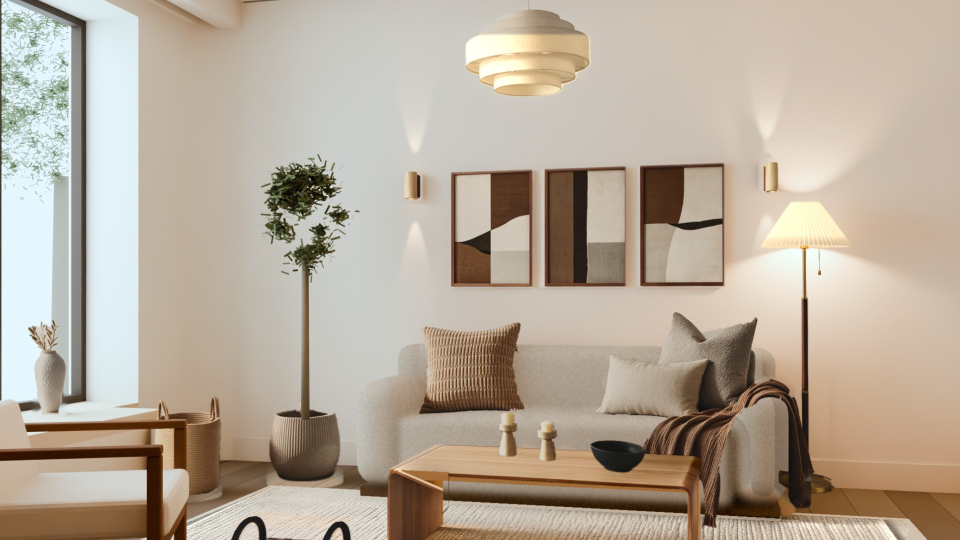
#> input picture assets/renders/living-room/warm-modern/fb13-2026-11-25/concepts/concept-A-input.jpg, 1920 x 1080 px, given in place of guide-A.png, which was not available (shown at 1/2 size)
$ python reg.py .
#> lines starting #> are read from the running program, lines starting #| are printed output that depends on the picture; long printed decimals are rounded
import sys, json
import numpy as np, cv2
from PIL import Image
SP=sys.argv[1]
g=cv2.cvtColor(np.asarray(Image.open(SP+'/out/guide-A.png').convert('RGB')),cv2.COLOR_RGB2GRAY)
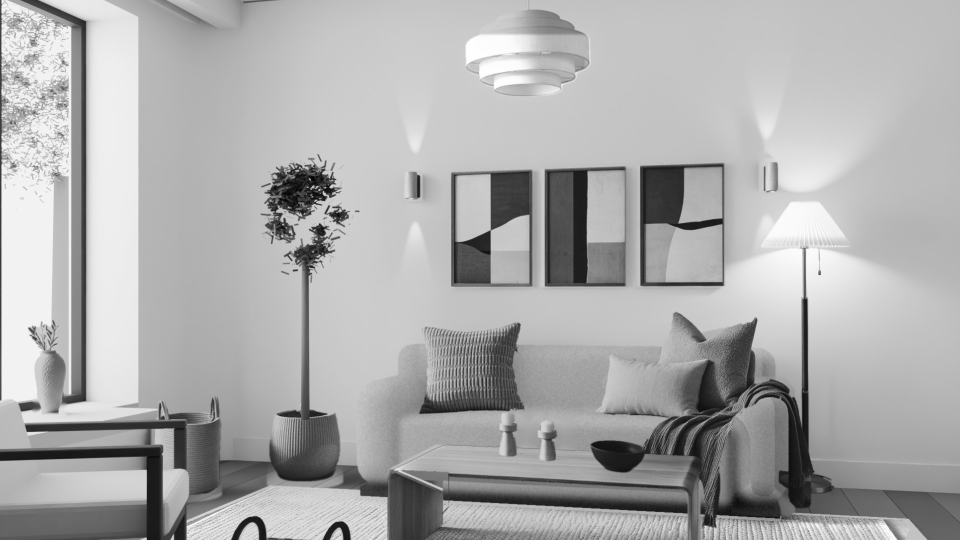
#> g: shape (1080, 1920) (shown at 1/2 size); min 0, max 254, mean 172.1
r=cv2.cvtColor(np.asarray(Image.open(SP+'/dl/A-r1.jpg').convert('RGB')),cv2.COLOR_RGB2GRAY)
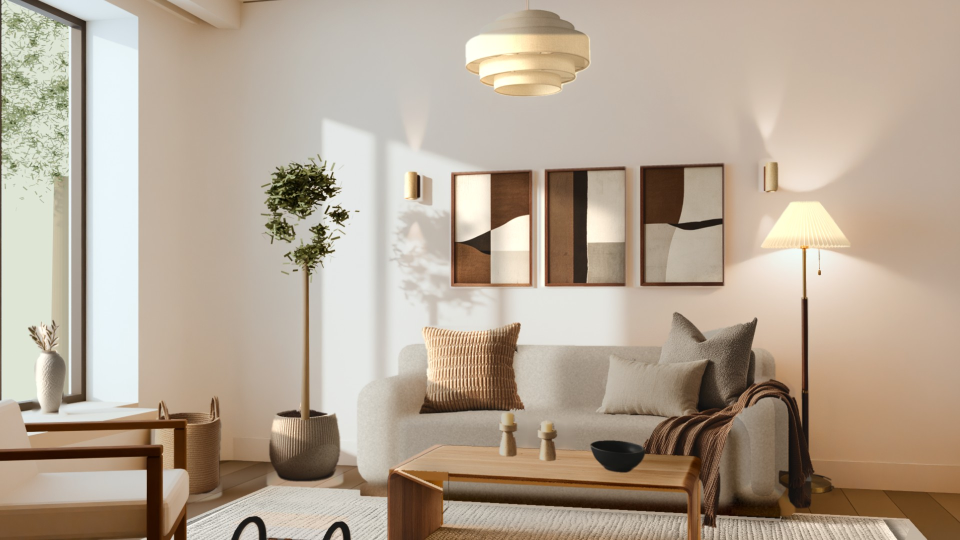
#> input picture assets/renders/living-room/warm-modern/fb13-2026-11-25/concepts/concept-B-input.jpg, 1920 x 1080 px, given in place of A-r1.jpg, which was not available (shown at 1/2 size)
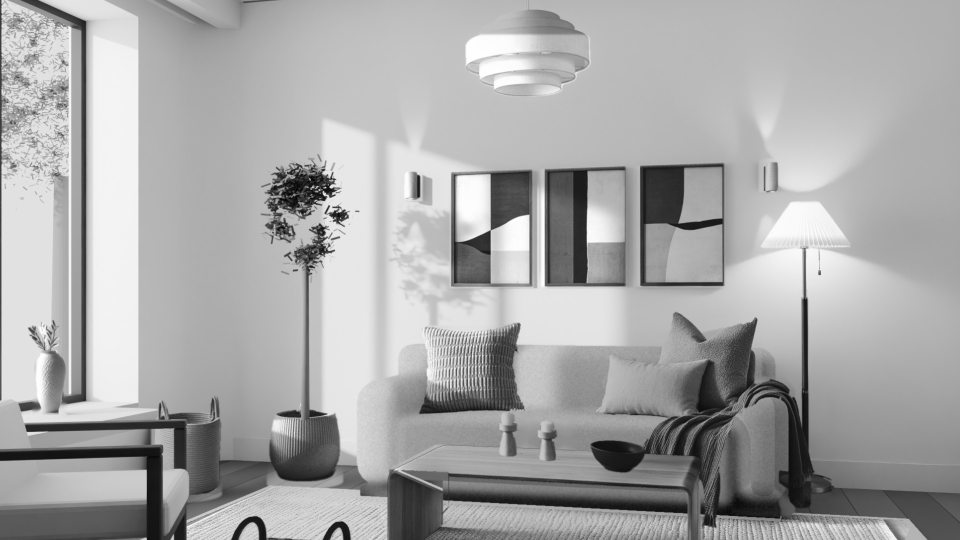
#> r: shape (1080, 1920) (shown at 1/2 size); min 1, max 254, mean 168
g=cv2.resize(g,(1344,756),interpolation=cv2.INTER_AREA)   # 1920x1080 -> 1344 wide (16:9 = 756 high)
#> g: shape (756, 1344)
sift=cv2.SIFT_create(6000)
k1,d1=sift.detectAndCompute(g,None); k2,d2=sift.detectAndCompute(r,None)
#> after `k1, d1 = sift.detectAndCompute(g, None)`: k1 = 2345 keypoints; strongest (x, y, size): (1127, 422, 6.7), (454, 271, 3.2), (464, 261, 3.1), (43, 599, 8.7)
#> after `k2, d2 = sift.detectAndCompute(r, None)`: k2 = 5116 keypoints; strongest (x, y, size): (651, 375, 2.4), (649, 388, 4.7), (662, 374, 4.5), (679, 432, 18.6)
m=cv2.BFMatcher().knnMatch(d1,d2,k=2)
#> m = 2345 matches
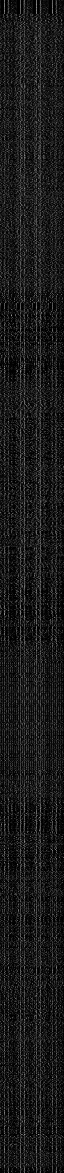
#> d1: shape (2345, 128) float32 (shown at 1/2 size); min 0, max 220, mean 25.8
good=[a for a,b in m if a.distance<0.8*b.distance]
#> good = 1412 matches
p1=np.float32([k1[a.queryIdx].pt for a in good]); p2=np.float32([k2[a.trainIdx].pt for a in good])
#> after `p1 = np.float32([k1[a.queryIdx].pt for a in good])`: p1 = 1412 pairs, first value 2.99 to 1297, second value 2.88 to 753.2
#> after `p2 = np.float32([k2[a.trainIdx].pt for a in good])`: p2 = 1412 pairs, first value 4.04 to 1853.3, second value 4.21 to 1077
print('kp',len(k1),len(k2),'good',len(good))
#| kp 2345 5116 good 1412
A,inl=cv2.estimateAffine2D(p1,p2,method=cv2.RANSAC,ransacReprojThreshold=6.0,maxIters=20000)
#> A = [[1.43, 0.000143, 0.138], [-6.64e-05, 1.43, 0.116]]; inl = 1412 values, max 1 at index 0, min 0 at index 49, mean 0.968
print('affine',A.round(4).tolist(),'inliers',int(inl.sum()))
#| affine [[1.4284, 0.0001, 0.1381], [-0.0001, 1.4286, 0.1163]] inliers 1367
Hm,inl2=cv2.findHomography(p1,p2,cv2.RANSAC,6.0,maxIters=20000)
#> Hm = [[1.43, -0.0001, 0.135], [6.96e-05, 1.43, 0.0848], [2.33e-07, -1.27e-07, 1]]; inl2 = 1412 values, max 1 at index 0, min 0 at index 49, mean 0.97
print('homography',Hm.round(5).tolist(),'inliers',int(inl2.sum()))
#| homography [[1.429, -0.0001, 0.1353], [7e-05, 1.429, 0.08483], [0.0, -0.0, 1.0]] inliers 1369
pi=p1[inl2.ravel()>0]
#> pi = 1369 pairs, first value 2.99 to 1297, second value 2.88 to 753.2
print('inlier spread x',pi[:,0].min(),pi[:,0].max(),'y',pi[:,1].min(),pi[:,1].max())
#| inlier spread x 2.990 1297.0448 y 2.883 753.168
# regional: where are inliers
for name,(x0,y0,x1,y1) in dict(art=(620,220,1030,420),sofa=(480,440,1110,660),table=(520,600,1000,756),lamp=(1040,260,1220,700),olive=(330,180,520,680),left=(0,300,330,756),pendant=(630,0,850,150)).items():
    sel=(pi[:,0]>x0)&(pi[:,0]<x1)&(pi[:,1]>y0)&(pi[:,1]<y1); print(name,int(sel.sum()))
#> this loop made 7 passes
#| art 57
#| sofa 319
#| table 174
#| lamp 86
#| olive 228
#| left 87
#| pendant 27
json.dump(dict(affine=A.tolist(),homography=Hm.tolist(),guide_scaled=[1344,756]),open(SP+'/out/reg-A.json','w'))
# check overlay: warp guide to r1 frame, edges
w=cv2.warpPerspective(g,Hm,(1344,768))
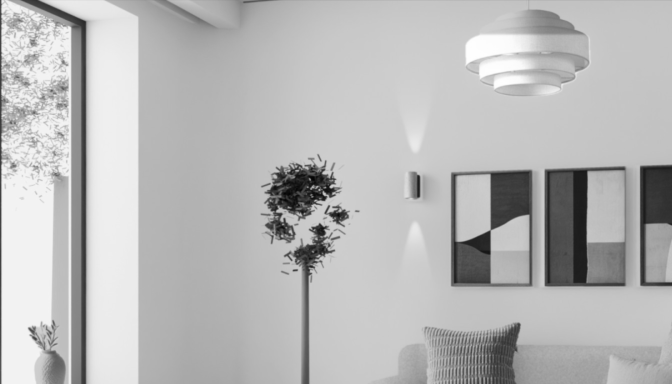
#> w: shape (768, 1344) (shown at 1/2 size); min 3, max 254, mean 183.9
#> (the run stopped early here; a loop or call above may not have finished)
